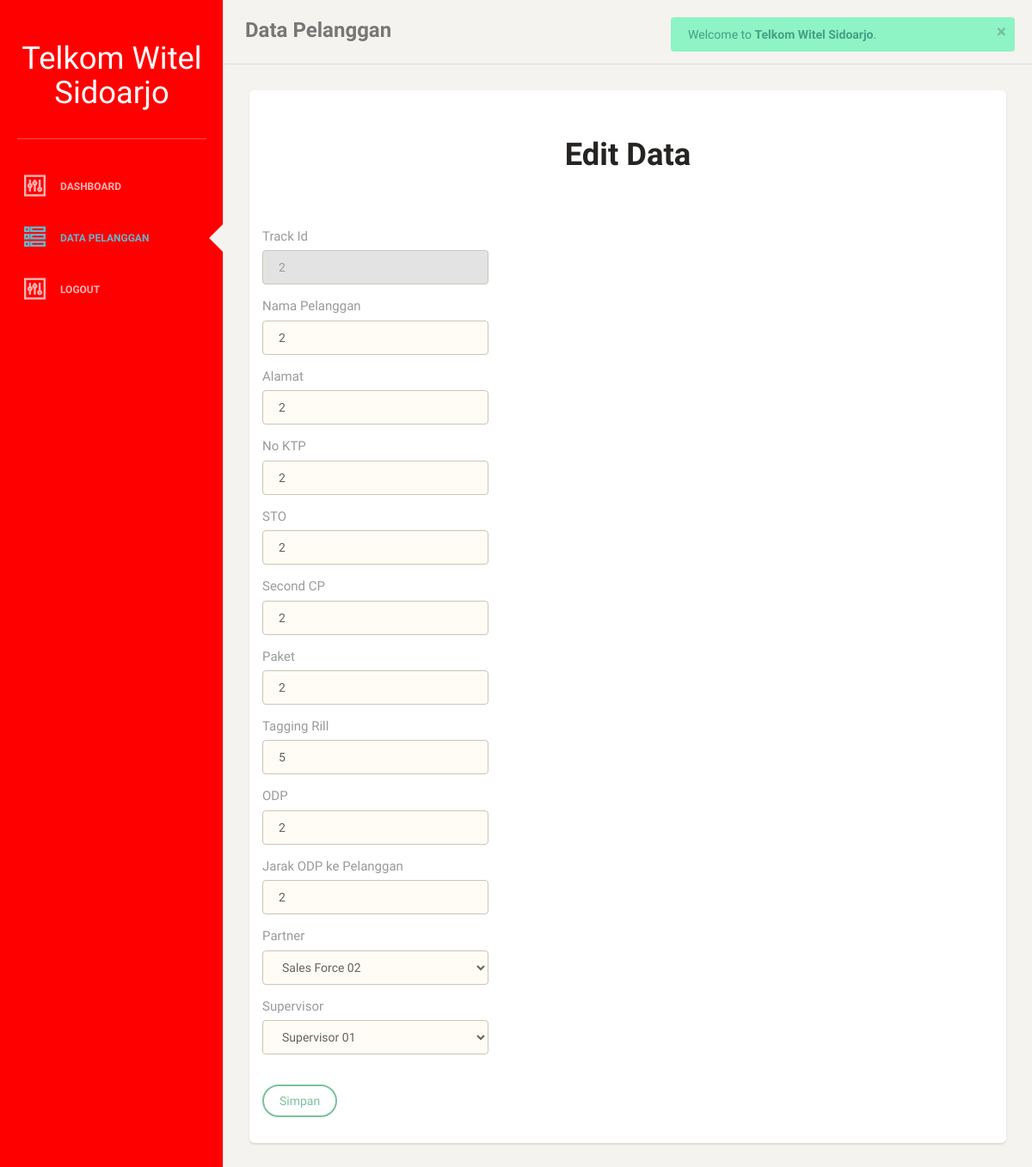
The page /ag_edit.php?id=28 (signed in) on the database its author committed.
### tables this page shows
CREATE TABLE `data_pelanggan` (
  `id` int(15) NOT NULL,
  `track_id` varchar(15) NOT NULL,
  `nama_pelanggan` varchar(25) NOT NULL,
  `alamat` varchar(50) NOT NULL,
  `ktp` varchar(20) NOT NULL,
  `sto` int(11) NOT NULL,
  `second_cp` varchar(25) NOT NULL,
  `paket` varchar(25) NOT NULL,
  `tagging_rill` varchar(25) NOT NULL,
  `odp` varchar(25) NOT NULL,
  `odp_ke_pelanggan` varchar(25) NOT NULL,
  `tgl_input` timestamp NOT NULL DEFAULT current_timestamp() ON UPDATE current_timestamp(),
  `no_sc` varchar(25) NOT NULL,
  `status_validasi` varchar(7) NOT NULL,
  `kategori_progress_psb` varchar(25) NOT NULL,
  `keterangan_progress_psb` varchar(50) NOT NULL,
  `alamat_rill_pelanggan` varchar(50) NOT NULL,
  `cp_rill_pelanggan` varchar(25) NOT NULL,
  `nama_teknisi` varchar(25) NOT NULL,
  `id_partner` int(11) NOT NULL DEFAULT 0,
  `id_spv` int(11) NOT NULL DEFAULT 0,
  `id_agency` int(11) NOT NULL DEFAULT 0
);

CREATE TABLE `salesforce` (
  `id_salesforce` int(11) NOT NULL,
  `nama` varchar(100) NOT NULL,
  `username` varchar(100) NOT NULL,
  `password` varchar(100) NOT NULL,
  `akses` int(11) NOT NULL DEFAULT 3,
  `id_supervisor` int(11) NOT NULL
);

CREATE TABLE `supervisor` (
  `id_supervisor` int(11) NOT NULL,
  `nama` varchar(100) NOT NULL,
  `username` varchar(100) NOT NULL,
  `password` varchar(100) NOT NULL,
  `akses` int(11) NOT NULL DEFAULT 2,
  `id_agency` int(11) NOT NULL
);

### ag_edit.php (the view, shortened to what this page needs)
<?php
include("header.php");
require("koneksi.php");
$id = $_SESSION['id'];
$querySpv = "SELECT * FROM `supervisor` WHERE `id_agency` = $id";
$runQuerySpv = mysqli_query($con,$querySpv);
while ($dataSpv = mysqli_fetch_assoc($runQuerySpv)) {
    $kumpulanDataSpv[] = $dataSpv;
}
$queryPartner = "SELECT salesforce.id_salesforce as id_salesforce, salesforce.nama as nama FROM `salesforce` INNER JOIN `supervisor` ON salesforce.id_supervisor = supervisor.id_supervisor WHERE supervisor.id_agency = $id";
$runQueryPartner = mysqli_query($con,$queryPartner);
while ($dataPartner = mysqli_fetch_assoc($runQueryPartner)) {
    $kumpulanDataPartner[] = $dataPartner;
}
?>
<body>
    <?php
include("sidebar/sidebar_dataplg_ag.php");
if(isset($_GET['id'])){
?>
    <div class="main-panel">
        <nav class="navbar navbar-default">
            <div class="container-fluid">
                <div class="navbar-header">
                    <a class="navbar-brand" style="font-size:18pt">Data Pelanggan</a>
                </div>
                <div class="collapse navbar-collapse">
                </div>
            </div>
        </nav>
        <div class="content">
            <div class="container-fluid">
                <div class="row">
                    <div class="col-md-12">
                        <div class="card">
                            <div class="header">
                            </div>
                            <div class="content table-responsive table-full-width">
                                <table class="table table-striped">
                                    <div class="col-md-12">
                                        <div class="card card-plain">
                                            <div class="header">
                                                <h2 class="title">
                                                    <center><b>Edit Data</b></center>
                                                </h2>
                                            </div>
                                            <div class="content table-responsive table-full-width">
                                                <table class="table table-hover">
                                                    <tbody>
                                                        <?php
require("koneksi.php");
$id = $_GET['id'];
$query = "SELECT * FROM data_pelanggan WHERE id = '$id'";
$hasil = mysqli_query($con,$query);
$data  = mysqli_fetch_array($hasil);
$track_id = $data['track_id'];
$nama_pelanggan = $data['nama_pelanggan'];
$alamat = $data['alamat'];
$ktp = $data['ktp'];
$sto = $data['sto'];
$second_cp = $data['second_cp'];
$paket = $data['paket'];
$tagging_rill = $data['tagging_rill'];
$odp = $data['odp'];
$odp_ke_pelanggan = $data['odp_ke_pelanggan'];
$id_partner = $data['id_partner'];
$id_spv = $data['id_spv'];
?>
                                                        <form method='post' action='ag_update.php'
                                                            onsubmit='return confirm("Apakah data sudah benar?");'>
                                                            <div class='col-md-4'>
                                                                <div class='form-group'>
                                                                    <label>Track Id</label>
                                                                    <input type='text' class='form-control border-input'
                                                                        value='<?php echo $track_id ?>' disabled>
                                                                </div>
                                                                <div class='form-group'>
                                                                    <label>Nama Pelanggan</label>
                                                                    <input type='text' class='form-control border-input'
                                                                        name='nama_pelanggan'
                                                                        value='<?php echo $nama_pelanggan ?>'
                                                                        autocomplete="off" required>
                                                                </div>
                                                                <div class='form-group'>
                                                                    <label>Alamat</label>
                                                                    <input type='text' class='form-control border-input'
                                                                        name='alamat' value='<?php echo $alamat ?>'
                                                                        autocomplete="off" required>
                                                                </div>
                                                                <div class='form-group'>
                                                                    <label>No KTP</label>
                                                                    <input type='text' class='form-control border-input'
                                                                        name='ktp' value='<?php echo $ktp ?>'
                                                                        autocomplete="off" required>
                                                                </div>
                                                                <div class='form-group'>
                                                                    <label>STO</label>
                                                                    <input type='text' class='form-control border-input'
                                                                        name='sto' value='<?php echo $sto ?>'
                                                                        autocomplete="off" required>
                                                                </div>
                                                                <div class='form-group'>
                                                                    <label>Second CP</label>
                                                                    <input type='text' class='form-control border-input'
                                                                        name='second_cp'
                                                                        value='<?php echo $second_cp ?>'
                                                                        autocomplete="off" required>
                                                                </div>
                                                                <div class='form-group'>
                                                                    <label>Paket</label>
                                                                    <input type='text' class='form-control border-input'
                                                                        name='paket' value='<?php echo $paket ?>'
                                                                        autocomplete="off" required>
                                                                </div>
                                                                <div class='form-group'>
                                                                    <label>Tagging Rill</label>
                                                                    <input type='text' class='form-control border-input'
                                                                        name='tagging_rill'
                                                                        value='<?php echo $tagging_rill ?>'
                                                                        autocomplete="off" required>
                                                                </div>
                                                                <div class='form-group'>
                                                                    <label>ODP</label>
                                                                    <input type='text' class='form-control border-input'
                                                                        name='odp' value='<?php echo $odp ?>'
                                                                        autocomplete="off" required>
                                                                </div>
                                                                <div class='form-group'>
                                                                    <label>Jarak ODP ke Pelanggan</label>
                                                                    <input type='text' class='form-control border-input'
                                                                        name='odp_ke_pelanggan'
                                                                        value='<?php echo $odp_ke_pelanggan ?>'
                                                                        autocomplete="off" required>
                                                                </div>
                                                                <div class='form-group'>
                                                                    <label>Partner</label>
                                                                        <select class="form-control border-input" name="id_partner" autocomplete="off" required>
                                                                        <?php foreach($kumpulanDataPartner as $partner) : ?>
                                                                            <option value="<?=$partner['id_salesforce'] ?> " <?php if($id_partner == $partner['id_salesforce']): echo 'selected'; endif;?>><?= $partner['nama'] ?></option>
                                                                        <?php endforeach ?>
                                                                        </select>
                                                                </div>
                                                                <div class='form-group'>
                                                                    <label>Supervisor</label>
                                                                        <select class="form-control border-input" name="id_spv" autocomplete="off" required>
                                                                        <?php foreach($kumpulanDataSpv as $spv) : ?>
                                                                            <option value="<?=$spv['id_supervisor'] ?> " <?php if($id_spv == $spv['id_supervisor']): echo 'selected'; endif;?>><?= $spv['nama'] ?></option>
                                                                        <?php endforeach ?>
                                                                        </select>
                                                                </div>
                                                                <br>
                                                                <button type="submit" class="btn btn-success"
                                                                    name='btn-update'>Simpan</button>
                                                            </div>
                                                        </form>
                                                    </tbody>
                                                </table>
                                            </div>
                                        </div>
                                    </div>
                            </div>
                        </div>
                    </div>
                    <?php
include("footer.php");
}
?>

### rows shown on the page
data_pelanggan: track "2", nama_pelanggan "2", alamat "2", ktp "2", sto "2", second_cp "2", paket "2", tagging_rill "5", odp "2", odp_ke_pelanggan "2", id_partner "Sales Force 02", id_spv "Supervisor 01"
